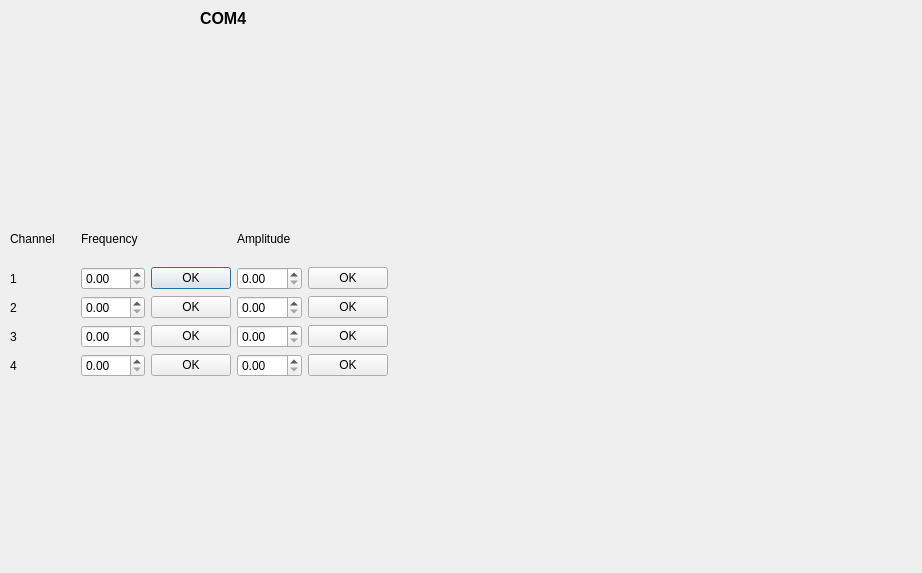
<?xml version="1.0" encoding="UTF-8"?>
<ui version="4.0">
 <class>Dialog</class>
 <widget class="QDialog" name="Dialog">
  <property name="geometry">
   <rect>
    <x>0</x>
    <y>0</y>
    <width>922</width>
    <height>573</height>
   </rect>
  </property>
  <property name="windowTitle">
   <string>Dialog</string>
  </property>
  <widget class="QLabel" name="label">
   <property name="geometry">
    <rect>
     <x>680</x>
     <y>290</y>
     <width>53</width>
     <height>16</height>
    </rect>
   </property>
   <property name="text">
    <string/>
   </property>
  </widget>
  <widget class="QWidget" name="gridLayoutWidget">
   <property name="geometry">
    <rect>
     <x>10</x>
     <y>216</y>
     <width>378</width>
     <height>161</height>
    </rect>
   </property>
   <layout class="QGridLayout" name="gridLayout">
    <item row="0" column="0">
     <widget class="QLabel" name="label_3">
      <property name="text">
       <string>Channel</string>
      </property>
     </widget>
    </item>
    <item row="0" column="1">
     <widget class="QLabel" name="label_4">
      <property name="text">
       <string>Frequency</string>
      </property>
     </widget>
    </item>
    <item row="0" column="3">
     <widget class="QLabel" name="label_2">
      <property name="text">
       <string>Amplitude</string>
      </property>
     </widget>
    </item>
    <item row="1" column="0">
     <widget class="QLabel" name="label_5">
      <property name="text">
       <string>1</string>
      </property>
     </widget>
    </item>
    <item row="1" column="1">
     <widget class="QDoubleSpinBox" name="doubleSpinBox"/>
    </item>
    <item row="1" column="2">
     <widget class="QPushButton" name="pushButton">
      <property name="text">
       <string>OK</string>
      </property>
     </widget>
    </item>
    <item row="1" column="3">
     <widget class="QDoubleSpinBox" name="doubleSpinBox_5"/>
    </item>
    <item row="1" column="4">
     <widget class="QPushButton" name="pushButton_2">
      <property name="text">
       <string>OK</string>
      </property>
      <property name="iconSize">
       <size>
        <width>12</width>
        <height>20</height>
       </size>
      </property>
      <property name="checkable">
       <bool>true</bool>
      </property>
      <property name="checked">
       <bool>false</bool>
      </property>
     </widget>
    </item>
    <item row="2" column="1">
     <widget class="QDoubleSpinBox" name="doubleSpinBox_2"/>
    </item>
    <item row="3" column="3">
     <widget class="QDoubleSpinBox" name="doubleSpinBox_7"/>
    </item>
    <item row="5" column="3">
     <widget class="QDoubleSpinBox" name="doubleSpinBox_8"/>
    </item>
    <item row="2" column="0">
     <widget class="QLabel" name="label_11">
      <property name="text">
       <string>2</string>
      </property>
     </widget>
    </item>
    <item row="3" column="0">
     <widget class="QLabel" name="label_13">
      <property name="text">
       <string>3</string>
      </property>
     </widget>
    </item>
    <item row="2" column="3">
     <widget class="QDoubleSpinBox" name="doubleSpinBox_6"/>
    </item>
    <item row="5" column="2">
     <widget class="QPushButton" name="pushButton_8">
      <property name="text">
       <string>OK</string>
      </property>
     </widget>
    </item>
    <item row="5" column="4">
     <widget class="QPushButton" name="pushButton_11">
      <property name="text">
       <string>OK</string>
      </property>
      <property name="iconSize">
       <size>
        <width>12</width>
        <height>20</height>
       </size>
      </property>
      <property name="checkable">
       <bool>true</bool>
      </property>
      <property name="checked">
       <bool>false</bool>
      </property>
     </widget>
    </item>
    <item row="3" column="4">
     <widget class="QPushButton" name="pushButton_10">
      <property name="text">
       <string>OK</string>
      </property>
      <property name="iconSize">
       <size>
        <width>12</width>
        <height>20</height>
       </size>
      </property>
      <property name="checkable">
       <bool>true</bool>
      </property>
      <property name="checked">
       <bool>false</bool>
      </property>
     </widget>
    </item>
    <item row="5" column="0">
     <widget class="QLabel" name="label_12">
      <property name="text">
       <string>4</string>
      </property>
     </widget>
    </item>
    <item row="2" column="2">
     <widget class="QPushButton" name="pushButton_6">
      <property name="text">
       <string>OK</string>
      </property>
     </widget>
    </item>
    <item row="2" column="4">
     <widget class="QPushButton" name="pushButton_9">
      <property name="text">
       <string>OK</string>
      </property>
      <property name="iconSize">
       <size>
        <width>12</width>
        <height>20</height>
       </size>
      </property>
      <property name="checkable">
       <bool>true</bool>
      </property>
      <property name="checked">
       <bool>false</bool>
      </property>
     </widget>
    </item>
    <item row="3" column="1">
     <widget class="QDoubleSpinBox" name="doubleSpinBox_3"/>
    </item>
    <item row="5" column="1">
     <widget class="QDoubleSpinBox" name="doubleSpinBox_4"/>
    </item>
    <item row="3" column="2">
     <widget class="QPushButton" name="pushButton_7">
      <property name="text">
       <string>OK</string>
      </property>
     </widget>
    </item>
   </layout>
  </widget>
  <widget class="QLabel" name="label_10">
   <property name="geometry">
    <rect>
     <x>1179</x>
     <y>456</y>
     <width>53</width>
     <height>16</height>
    </rect>
   </property>
   <property name="text">
    <string/>
   </property>
  </widget>
  <widget class="QLabel" name="label_6">
   <property name="geometry">
    <rect>
     <x>200</x>
     <y>10</y>
     <width>71</width>
     <height>16</height>
    </rect>
   </property>
   <property name="font">
    <font>
     <pointsize>12</pointsize>
     <weight>75</weight>
     <bold>true</bold>
    </font>
   </property>
   <property name="text">
    <string>COM4</string>
   </property>
  </widget>
 </widget>
 <tabstops>
  <tabstop>doubleSpinBox</tabstop>
  <tabstop>doubleSpinBox_2</tabstop>
  <tabstop>doubleSpinBox_3</tabstop>
  <tabstop>doubleSpinBox_4</tabstop>
  <tabstop>pushButton</tabstop>
  <tabstop>pushButton_6</tabstop>
  <tabstop>pushButton_7</tabstop>
  <tabstop>pushButton_8</tabstop>
  <tabstop>doubleSpinBox_5</tabstop>
  <tabstop>doubleSpinBox_6</tabstop>
  <tabstop>doubleSpinBox_7</tabstop>
  <tabstop>doubleSpinBox_8</tabstop>
  <tabstop>pushButton_2</tabstop>
  <tabstop>pushButton_9</tabstop>
  <tabstop>pushButton_10</tabstop>
  <tabstop>pushButton_11</tabstop>
 </tabstops>
 <resources/>
 <connections/>
</ui>
